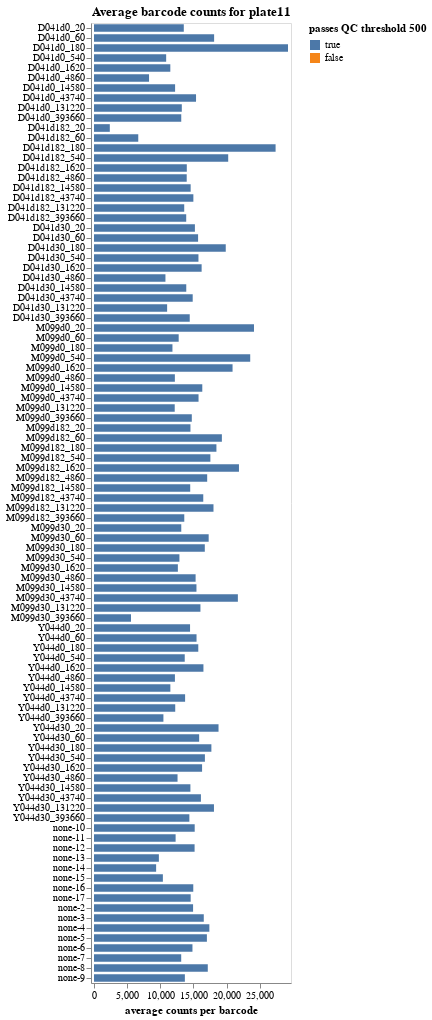

The notebook cell this image was saved under:
### Markdown cell above
Plot average counts per barcode, and make sure that these pass the QC threshold.
If a sample has inadequate barcode counts, it may not have good enough statistics for accurate analysis:

### Code cell
avg_barcode_counts = (
    counts
    .groupby(
        ["serum", "dilution_factor", "sample_noplate"],
        dropna=False,
        as_index=False,
    )
    .aggregate(avg_count=pd.NamedAgg("count", "mean"))
    .assign(passes_qc=lambda x: x["avg_count"] >= qc_thresholds["avg_barcode_counts"])
)

avg_barcode_counts_chart = (
    alt.Chart(avg_barcode_counts)
    .add_params(serum_selection)
    .transform_filter(serum_selection)
    .encode(
        alt.X(
            "avg_count",
            title="average counts per barcode",
            scale=alt.Scale(nice=False, padding=3),
        ),
        alt.Y(
            "sample_noplate",
            title=None,
            sort=list(
                avg_barcode_counts.sort_values(["serum", "dilution_factor"])["sample_noplate"]
            ),
        ),
        alt.Color(
            "passes_qc",
            title=f"passes QC threshold {qc_thresholds['avg_barcode_counts']}",
            scale=alt.Scale(domain=[True, False]),
        ),
        tooltip=[
            alt.Tooltip(c, format=".3g") if avg_barcode_counts[c].dtype == float
            else c
            for c in avg_barcode_counts.columns
        ],
    )
    .mark_bar(height={"band": 0.85})
    .properties(
        height=alt.Step(10),
        width=200,
        title=f"Average barcode counts for {plate}",
    )
    .configure_axis(grid=False)
)

display(avg_barcode_counts_chart)

if not avg_barcode_counts["passes_qc"].all():
    qc_failures.add("avg_barcode_counts")
    print(f"\nThe following samples failed {qc_thresholds['avg_barcode_counts']=}")
    display(avg_barcode_counts.query("not passes_qc").reset_index(drop=True))
else:
    print(f"\nAll samples passed {qc_thresholds['avg_barcode_counts']=}")

### Figure 1 — Vega-Lite specification as saved in the notebook (floating-point values rounded to 4 significant figures)
{"config": {"view": {"continuousWidth": 300, "continuousHeight": 300}, "axis": {"grid": false}}, "data": {"name": "data-39b88fe39b200f39f2d130bbf31e7f8b"}, "mark": {"type": "bar", "height": {"band": 0.85}}, "encoding": {"color": {"field": "passes_qc", "scale": {"domain": [true, false]}, "title": "passes QC threshold 500", "type": "nominal"}, "tooltip": [{"field": "serum", "type": "nominal"}, {"field": "dilution_factor", "type": "quantitative"}, {"field": "sample_noplate", "type": "nominal"}, {"field": "avg_count", "format": ".3g", "type": "quantitative"}, {"field": "passes_qc", "type": "nominal"}], "x": {"field": "avg_count", "scale": {"nice": false, "padding": 3}, "title": "average counts per barcode", "type": "quantitative"}, "y": {"field": "sample_noplate", "sort": ["D041d0_20", "D041d0_60", "D041d0_180", "D041d0_540", "D041d0_1620", "D041d0_4860", "D041d0_14580", "D041d0_43740", "D041d0_131220", "D041d0_393660", "D041d182_20", "D041d182_60", "D041d182_180", "D041d182_540", "D041d182_1620", "D041d182_4860", "D041d182_14580", "D041d182_43740", "D041d182_131220", "D041d182_393660", "D041d30_20", "D041d30_60", "D041d30_180", "D041d30_540", "D041d30_1620", "D041d30_4860", "D041d30_14580", "D041d30_43740", "D041d30_131220", "D041d30_393660", "M099d0_20", "M099d0_60", "M099d0_180", "M099d0_540", "M099d0_1620", "M099d0_4860", "M099d0_14580", "M099d0_43740", "M099d0_131220", "M099d0_393660", "M099d182_20", "M099d182_60", "M099d182_180", "M099d182_540", "M099d182_1620", "M099d182_4860", "M099d182_14580", "M099d182_43740", "M099d182_131220", "M099d182_393660", "M099d30_20", "M099d30_60", "M099d30_180", "M099d30_540", "M099d30_1620", "M099d30_4860", "M099d30_14580", "M099d30_43740", "M099d30_131220", "M099d30_393660", "Y044d0_20", "Y044d0_60", "Y044d0_180", "Y044d0_540", "Y044d0_1620", "Y044d0_4860", "Y044d0_14580", "Y044d0_43740", "Y044d0_131220", "Y044d0_393660", "Y044d30_20", "Y044d30_60", "Y044d30_180", "Y044d30_540", "Y044d30_1620", "Y044d30_4860", "Y044d30_14580", "Y044d30_43740", "Y044d30_131220", "Y044d30_393660", "none-10", "none-11", "none-12", "none-13", "none-14", "none-15", "none-16", "none-17", "none-2", "none-3", "none-4", "none-5", "none-6", "none-7", "none-8", "none-9"], "title": null, "type": "nominal"}}, "height": {"step": 10}, "params": [{"name": "param_1", "select": {"type": "point", "fields": ["serum"]}, "bind": {"input": "select", "options": [null, "D041d0", "D041d182", "D041d30", "M099d0", "M099d182", "M099d30", "Y044d0", "Y044d30", "none"], "labels": ["all", "D041d0", "D041d182", "D041d30", "M099d0", "M099d182", "M099d30", "Y044d0", "Y044d30", "none"], "name": "serum"}}], "title": "Average barcode counts for plate11", "transform": [{"filter": {"param": "param_1"}}], "width": 200, "$schema": "https://vega.github.io/schema/vega-lite/v5.15.1.json", "datasets": {"data-39b88fe39b200f39f2d130bbf31e7f8b": [{"serum": "D041d0", "dilution_factor": 20, "sample_noplate": "D041d0_20", "avg_count": 13550.0, "passes_qc": true}, {"serum": "D041d0", "dilution_factor": 60, "sample_noplate": "D041d0_60", "avg_count": 18120.0, "passes_qc": true}, {"serum": "D041d0", "dilution_factor": 180, "sample_noplate": "D041d0_180", "avg_count": 29270.0, "passes_qc": true}, {"serum": "D041d0", "dilution_factor": 540, "sample_noplate": "D041d0_540", "avg_count": 10890.0, "passes_qc": true}, {"serum": "D041d0", "dilution_factor": 1620, "sample_noplate": "D041d0_1620", "avg_count": 11510.0, "passes_qc": true}, {"serum": "D041d0", "dilution_factor": 4860, "sample_noplate": "D041d0_4860", "avg_count": 8305.0, "passes_qc": true}, {"serum": "D041d0", "dilution_factor": 14580, "sample_noplate": "D041d0_14580", "avg_count": 12240.0, "passes_qc": true}, {"serum": "D041d0", "dilution_factor": 43740, "sample_noplate": "D041d0_43740", "avg_count": 15390.0, "passes_qc": true}, {"serum": "D041d0", "dilution_factor": 131220, "sample_noplate": "D041d0_131220", "avg_count": 13250.0, "passes_qc": true}, {"serum": "D041d0", "dilution_factor": 393660, "sample_noplate": "D041d0_393660", "avg_count": 13160.0, "passes_qc": true}, {"serum": "D041d182", "dilution_factor": 20, "sample_noplate": "D041d182_20", "avg_count": 2385.0, "passes_qc": true}, {"serum": "D041d182", "dilution_factor": 60, "sample_noplate": "D041d182_60", "avg_count": 6678.0, "passes_qc": true}, {"serum": "D041d182", "dilution_factor": 180, "sample_noplate": "D041d182_180", "avg_count": 27400.0, "passes_qc": true}, {"serum": "D041d182", "dilution_factor": 540, "sample_noplate": "D041d182_540", "avg_count": 20250.0, "passes_qc": true}, {"serum": "D041d182", "dilution_factor": 1620, "sample_noplate": "D041d182_1620", "avg_count": 14000.0, "passes_qc": true}, {"serum": "D041d182", "dilution_factor": 4860, "sample_noplate": "D041d182_4860", "avg_count": 13990.0, "passes_qc": true}, {"serum": "D041d182", "dilution_factor": 14580, "sample_noplate": "D041d182_14580", "avg_count": 14580.0, "passes_qc": true}, {"serum": "D041d182", "dilution_factor": 43740, "sample_noplate": "D041d182_43740", "avg_count": 14990.0, "passes_qc": true}, {"serum": "D041d182", "dilution_factor": 131220, "sample_noplate": "D041d182_131220", "avg_count": 13610.0, "passes_qc": true}, {"serum": "D041d182", "dilution_factor": 393660, "sample_noplate": "D041d182_393660", "avg_count": 13910.0, "passes_qc": true}, {"serum": "D041d30", "dilution_factor": 20, "sample_noplate": "D041d30_20", "avg_count": 15220.0, "passes_qc": true}, {"serum": "D041d30", "dilution_factor": 60, "sample_noplate": "D041d30_60", "avg_count": 15700.0, "passes_qc": true}, {"serum": "D041d30", "dilution_factor": 180, "sample_noplate": "D041d30_180", "avg_count": 19880.0, "passes_qc": true}, {"serum": "D041d30", "dilution_factor": 540, "sample_noplate": "D041d30_540", "avg_count": 15760.0, "passes_qc": true}, {"serum": "D041d30", "dilution_factor": 1620, "sample_noplate": "D041d30_1620", "avg_count": 16240.0, "passes_qc": true}, {"serum": "D041d30", "dilution_factor": 4860, "sample_noplate": "D041d30_4860", "avg_count": 10780.0, "passes_qc": true}, {"serum": "D041d30", "dilution_factor": 14580, "sample_noplate": "D041d30_14580", "avg_count": 13920.0, "passes_qc": true}, {"serum": "D041d30", "dilution_factor": 43740, "sample_noplate": "D041d30_43740", "avg_count": 14890.0, "passes_qc": true}, {"serum": "D041d30", "dilution_factor": 131220, "sample_noplate": "D041d30_131220", "avg_count": 11030.0, "passes_qc": true}, {"serum": "D041d30", "dilution_factor": 393660, "sample_noplate": "D041d30_393660", "avg_count": 14440.0, "passes_qc": true}, {"serum": "M099d0", "dilution_factor": 20, "sample_noplate": "M099d0_20", "avg_count": 24140.0, "passes_qc": true}, {"serum": "M099d0", "dilution_factor": 60, "sample_noplate": "M099d0_60", "avg_count": 12780.0, "passes_qc": true}, {"serum": "M099d0", "dilution_factor": 180, "sample_noplate": "M099d0_180", "avg_count": 11840.0, "passes_qc": true}, {"serum": "M099d0", "dilution_factor": 540, "sample_noplate": "M099d0_540", "avg_count": 23570.0, "passes_qc": true}, {"serum": "M099d0", "dilution_factor": 1620, "sample_noplate": "M099d0_1620", "avg_count": 20900.0, "passes_qc": true}, {"serum": "M099d0", "dilution_factor": 4860, "sample_noplate": "M099d0_4860", "avg_count": 12200.0, "passes_qc": true}, {"serum": "M099d0", "dilution_factor": 14580, "sample_noplate": "M099d0_14580", "avg_count": 16340.0, "passes_qc": true}, {"serum": "M099d0", "dilution_factor": 43740, "sample_noplate": "M099d0_43740", "avg_count": 15770.0, "passes_qc": true}, {"serum": "M099d0", "dilution_factor": 131220, "sample_noplate": "M099d0_131220", "avg_count": 12180.0, "passes_qc": true}, {"serum": "M099d0", "dilution_factor": 393660, "sample_noplate": "M099d0_393660", "avg_count": 14750.0, "passes_qc": true}, {"serum": "M099d182", "dilution_factor": 20, "sample_noplate": "M099d182_20", "avg_count": 14550.0, "passes_qc": true}, {"serum": "M099d182", "dilution_factor": 60, "sample_noplate": "M099d182_60", "avg_count": 19290.0, "passes_qc": true}, {"serum": "M099d182", "dilution_factor": 180, "sample_noplate": "M099d182_180", "avg_count": 18470.0, "passes_qc": true}, {"serum": "M099d182", "dilution_factor": 540, "sample_noplate": "M099d182_540", "avg_count": 17560.0, "passes_qc": true}, {"serum": "M099d182", "dilution_factor": 1620, "sample_noplate": "M099d182_1620", "avg_count": 21870.0, "passes_qc": true}, {"serum": "M099d182", "dilution_factor": 4860, "sample_noplate": "M099d182_4860", "avg_count": 17080.0, "passes_qc": true}, {"serum": "M099d182", "dilution_factor": 14580, "sample_noplate": "M099d182_14580", "avg_count": 14520.0, "passes_qc": true}, {"serum": "M099d182", "dilution_factor": 43740, "sample_noplate": "M099d182_43740", "avg_count": 16490.0, "passes_qc": true}, {"serum": "M099d182", "dilution_factor": 131220, "sample_noplate": "M099d182_131220", "avg_count": 18030.0, "passes_qc": true}, {"serum": "M099d182", "dilution_factor": 393660, "sample_noplate": "M099d182_393660", "avg_count": 13620.0, "passes_qc": true}, {"serum": "M099d30", "dilution_factor": 20, "sample_noplate": "M099d30_20", "avg_count": 13170.0, "passes_qc": true}, {"serum": "M099d30", "dilution_factor": 60, "sample_noplate": "M099d30_60", "avg_count": 17300.0, "passes_qc": true}, {"serum": "M099d30", "dilution_factor": 180, "sample_noplate": "M099d30_180", "avg_count": 16720.0, "passes_qc": true}, {"serum": "M099d30", "dilution_factor": 540, "sample_noplate": "M099d30_540", "avg_count": 12890.0, "passes_qc": true}, {"serum": "M099d30", "dilution_factor": 1620, "sample_noplate": "M099d30_1620", "avg_count": 12650.0, "passes_qc": true}, {"serum": "M099d30", "dilution_factor": 4860, "sample_noplate": "M099d30_4860", "avg_count": 15330.0, "passes_qc": true}, {"serum": "M099d30", "dilution_factor": 14580, "sample_noplate": "M099d30_14580", "avg_count": 15460.0, "passes_qc": true}, {"serum": "M099d30", "dilution_factor": 43740, "sample_noplate": "M099d30_43740", "avg_count": 21710.0, "passes_qc": true}, {"serum": "M099d30", "dilution_factor": 131220, "sample_noplate": "M099d30_131220", "avg_count": 16060.0, "passes_qc": true}, {"serum": "M099d30", "dilution_factor": 393660, "sample_noplate": "M099d30_393660", "avg_count": 5581.0, "passes_qc": true}, {"serum": "Y044d0", "dilution_factor": 20, "sample_noplate": "Y044d0_20", "avg_count": 14490.0, "passes_qc": true}, {"serum": "Y044d0", "dilution_factor": 60, "sample_noplate": "Y044d0_60", "avg_count": 15470.0, "passes_qc": true}, {"serum": "Y044d0", "dilution_factor": 180, "sample_noplate": "Y044d0_180", "avg_count": 15730.0, "passes_qc": true}, {"serum": "Y044d0", "dilution_factor": 540, "sample_noplate": "Y044d0_540", "avg_count": 13690.0, "passes_qc": true}, {"serum": "Y044d0", "dilution_factor": 1620, "sample_noplate": "Y044d0_1620", "avg_count": 16510.0, "passes_qc": true}, {"serum": "Y044d0", "dilution_factor": 4860, "sample_noplate": "Y044d0_4860", "avg_count": 12210.0, "passes_qc": true}, {"serum": "Y044d0", "dilution_factor": 14580, "sample_noplate": "Y044d0_14580", "avg_count": 11520.0, "passes_qc": true}, {"serum": "Y044d0", "dilution_factor": 43740, "sample_noplate": "Y044d0_43740", "avg_count": 13750.0, "passes_qc": true}, {"serum": "Y044d0", "dilution_factor": 131220, "sample_noplate": "Y044d0_131220", "avg_count": 12250.0, "passes_qc": true}, {"serum": "Y044d0", "dilution_factor": 393660, "sample_noplate": "Y044d0_393660", "avg_count": 10470.0, "passes_qc": true}, {"serum": "Y044d30", "dilution_factor": 20, "sample_noplate": "Y044d30_20", "avg_count": 18790.0, "passes_qc": true}, {"serum": "Y044d30", "dilution_factor": 60, "sample_noplate": "Y044d30_60", "avg_count": 15870.0, "passes_qc": true}, {"serum": "Y044d30", "dilution_factor": 180, "sample_noplate": "Y044d30_180", "avg_count": 17710.0, "passes_qc": true}, {"serum": "Y044d30", "dilution_factor": 540, "sample_noplate": "Y044d30_540", "avg_count": 16730.0, "passes_qc": true}, {"serum": "Y044d30", "dilution_factor": 1620, "sample_noplate": "Y044d30_1620", "avg_count": 16310.0, "passes_qc": true}, {"serum": "Y044d30", "dilution_factor": 4860, "sample_noplate": "Y044d30_4860", "avg_count": 12600.0, "passes_qc": true}, {"serum": "Y044d30", "dilution_factor": 14580, "sample_noplate": "Y044d30_14580", "avg_count": 14540.0, "passes_qc": true}, {"serum": "Y044d30", "dilution_factor": 43740, "sample_noplate": "Y044d30_43740", "avg_count": 16130.0, "passes_qc": true}, {"serum": "Y044d30", "dilution_factor": 131220, "sample_noplate": "Y044d30_131220", "avg_count": 18100.0, "passes_qc": true}, {"serum": "Y044d30", "dilution_factor": 393660, "sample_noplate": "Y044d30_393660", "avg_count": 14390.0, "passes_qc": true}, {"serum": "none", "dilution_factor": null, "sample_noplate": "none-10", "avg_count": 15190.0, "passes_qc": true}, {"serum": "none", "dilution_factor": null, "sample_noplate": "none-11", "avg_count": 12310.0, "passes_qc": true}, {"serum": "none", "dilution_factor": null, "sample_noplate": "none-12", "avg_count": 15180.0, "passes_qc": true}, {"serum": "none", "dilution_factor": null, "sample_noplate": "none-13", "avg_count": 9788.0, "passes_qc": true}, {"serum": "none", "dilution_factor": null, "sample_noplate": "none-14", "avg_count": 9374.0, "passes_qc": true}, {"serum": "none", "dilution_factor": null, "sample_noplate": "none-15", "avg_count": 10390.0, "passes_qc": true}, {"serum": "none", "dilution_factor": null, "sample_noplate": "none-16", "avg_count": 14980.0, "passes_qc": true}, {"serum": "none", "dilution_factor": null, "sample_noplate": "none-17", "avg_count": 14590.0, "passes_qc": true}, {"serum": "none", "dilution_factor": null, "sample_noplate": "none-2", "avg_count": 14950.0, "passes_qc": true}, {"serum": "none", "dilution_factor": null, "sample_noplate": "none-3", "avg_count": 16560.0, "passes_qc": true}, {"serum": "none", "dilution_factor": null, "sample_noplate": "none-4", "avg_count": 17400.0, "passes_qc": true}, {"serum": "none", "dilution_factor": null, "sample_noplate": "none-5", "avg_count": 17030.0, "passes_qc": true}, {"serum": "none", "dilution_factor": null, "sample_noplate": "none-6", "avg_count": 14850.0, "passes_qc": true}, {"serum": "none", "dilution_factor": null, "sample_noplate": "none-7", "avg_count": 13160.0, "passes_qc": true}, {"serum": "none", "dilution_factor": null, "sample_noplate": "none-8", "avg_count": 17170.0, "passes_qc": true}, {"serum": "none", "dilution_factor": null, "sample_noplate": "none-9", "avg_count": 13710.0, "passes_qc": true}]}}
